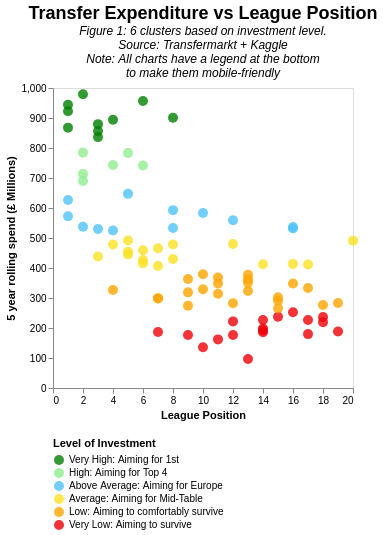

Express this chart as Vega-Lite.
### Vega-Lite specification from a JSON file in a GitHub repository (floating-point values rounded to 4 significant figures)
{"$schema": "https://vega.github.io/schema/vega-lite/v5.json", "data": {"values": [{"": "0", "season_id": "2018", "club": "AFC Bournemouth", "5year_spend": "226.52", "pl_seasonfinish": "14", "cluster_clubs": "5"}, {"": "1", "season_id": "2019", "club": "AFC Bournemouth", "5year_spend": "276.61", "pl_seasonfinish": "18", "cluster_clubs": "0"}, {"": "2", "season_id": "2022", "club": "AFC Bournemouth", "5year_spend": "186.05", "pl_seasonfinish": "14", "cluster_clubs": "5"}, {"": "3", "season_id": "2018", "club": "Arsenal FC", "5year_spend": "491.48", "pl_seasonfinish": "5", "cluster_clubs": "3"}, {"": "4", "season_id": "2019", "club": "Arsenal FC", "5year_spend": "533.3", "pl_seasonfinish": "8", "cluster_clubs": "2"}, {"": "5", "season_id": "2020", "club": "Arsenal FC", "5year_spend": "592.8", "pl_seasonfinish": "8", "cluster_clubs": "2"}, {"": "6", "season_id": "2021", "club": "Arsenal FC", "5year_spend": "647.2", "pl_seasonfinish": "5", "cluster_clubs": "2"}, {"": "7", "season_id": "2022", "club": "Arsenal FC", "5year_spend": "626.41", "pl_seasonfinish": "1", "cluster_clubs": "2"}, {"": "8", "season_id": "2019", "club": "Aston Villa", "5year_spend": "333.45", "pl_seasonfinish": "17", "cluster_clubs": "0"}, {"": "9", "season_id": "2020", "club": "Aston Villa", "5year_spend": "368.25", "pl_seasonfinish": "11", "cluster_clubs": "0"}, {"": "10", "season_id": "2021", "club": "Aston Villa", "5year_spend": "412.57", "pl_seasonfinish": "14", "cluster_clubs": "3"}, {"": "11", "season_id": "2022", "club": "Aston Villa", "5year_spend": "479.77", "pl_seasonfinish": "12", "cluster_clubs": "3"}, {"": "12", "season_id": "2021", "club": "Brentford FC", "5year_spend": "96.52", "pl_seasonfinish": "13", "cluster_clubs": "5"}, {"": "13", "season_id": "2022", "club": "Brentford FC", "5year_spend": "135.7", "pl_seasonfinish": "10", "cluster_clubs": "5"}, {"": "14", "season_id": "2018", "club": "Brighton & Hove Albion", "5year_spend": "179.64", "pl_seasonfinish": "17", "cluster_clubs": "5"}, {"": "15", "season_id": "2019", "club": "Brighton & Hove Albion", "5year_spend": "237.58", "pl_seasonfinish": "15", "cluster_clubs": "5"}, {"": "16", "season_id": "2020", "club": "Brighton & Hove Albion", "5year_spend": "252.61", "pl_seasonfinish": "16", "cluster_clubs": "5"}, {"": "17", "season_id": "2021", "club": "Brighton & Hove Albion", "5year_spend": "318.86", "pl_seasonfinish": "9", "cluster_clubs": "0"}, {"": "18", "season_id": "2022", "club": "Brighton & Hove Albion", "5year_spend": "298.09", "pl_seasonfinish": "7", "cluster_clubs": "0"}, {"": "19", "season_id": "2018", "club": "Chelsea FC", "5year_spend": "836.3", "pl_seasonfinish": "3", "cluster_clubs": "4"}, {"": "20", "season_id": "2019", "club": "Chelsea FC", "5year_spend": "743.6", "pl_seasonfinish": "4", "cluster_clubs": "1"}, {"": "21", "season_id": "2020", "club": "Chelsea FC", "5year_spend": "894.3", "pl_seasonfinish": "4", "cluster_clubs": "4"}, {"": "22", "season_id": "2021", "club": "Chelsea FC", "5year_spend": "879.5", "pl_seasonfinish": "3", "cluster_clubs": "4"}, {"": "23", "season_id": "2022", "club": "Chelsea FC", "5year_spend": "900.99", "pl_seasonfinish": "8", "cluster_clubs": "4"}, {"": "24", "season_id": "2018", "club": "Crystal Palace", "5year_spend": "222.02", "pl_seasonfinish": "12", "cluster_clubs": "5"}, {"": "25", "season_id": "2019", "club": "Crystal Palace", "5year_spend": "198.4", "pl_seasonfinish": "14", "cluster_clubs": "5"}, {"": "26", "season_id": "2020", "club": "Crystal Palace", "5year_spend": "192.0", "pl_seasonfinish": "14", "cluster_clubs": "5"}, {"": "27", "season_id": "2021", "club": "Crystal Palace", "5year_spend": "176.42", "pl_seasonfinish": "12", "cluster_clubs": "5"}, {"": "28", "season_id": "2022", "club": "Crystal Palace", "5year_spend": "162.07", "pl_seasonfinish": "11", "cluster_clubs": "5"}, {"": "29", "season_id": "2018", "club": "Everton FC", "5year_spend": "478.06", "pl_seasonfinish": "8", "cluster_clubs": "3"}, {"": "30", "season_id": "2019", "club": "Everton FC", "5year_spend": "558.9", "pl_seasonfinish": "12", "cluster_clubs": "2"}, {"": "31", "season_id": "2020", "club": "Everton FC", "5year_spend": "583.37", "pl_seasonfinish": "10", "cluster_clubs": "2"}, {"": "32", "season_id": "2021", "club": "Everton FC", "5year_spend": "536.87", "pl_seasonfinish": "16", "cluster_clubs": "2"}, {"": "33", "season_id": "2022", "club": "Everton FC", "5year_spend": "411.87", "pl_seasonfinish": "17", "cluster_clubs": "3"}, {"": "34", "season_id": "2018", "club": "Fulham FC", "5year_spend": "188.32", "pl_seasonfinish": "19", "cluster_clubs": "5"}, {"": "35", "season_id": "2020", "club": "Fulham FC", "5year_spend": "236.47", "pl_seasonfinish": "18", "cluster_clubs": "5"}, {"": "36", "season_id": "2022", "club": "Fulham FC", "5year_spend": "274.15", "pl_seasonfinish": "9", "cluster_clubs": "0"}, {"": "37", "season_id": "2020", "club": "Leeds United", "5year_spend": "176.5", "pl_seasonfinish": "9", "cluster_clubs": "5"}, {"": "38", "season_id": "2021", "club": "Leeds United", "5year_spend": "226.82", "pl_seasonfinish": "17", "cluster_clubs": "5"}, {"": "39", "season_id": "2022", "club": "Leeds United", "5year_spend": "302.73", "pl_seasonfinish": "15", "cluster_clubs": "0"}, {"": "40", "season_id": "2018", "club": "Leicester City", "5year_spend": "363.31", "pl_seasonfinish": "9", "cluster_clubs": "0"}, {"": "41", "season_id": "2019", "club": "Leicester City", "5year_spend": "444.75", "pl_seasonfinish": "5", "cluster_clubs": "3"}, {"": "42", "season_id": "2020", "club": "Leicester City", "5year_spend": "454.25", "pl_seasonfinish": "5", "cluster_clubs": "3"}, {"": "43", "season_id": "2021", "club": "Leicester City", "5year_spend": "429.75", "pl_seasonfinish": "8", "cluster_clubs": "3"}, {"": "44", "season_id": "2022", "club": "Leicester City", "5year_spend": "362.9", "pl_seasonfinish": "13", "cluster_clubs": "0"}, {"": "45", "season_id": "2018", "club": "Liverpool FC", "5year_spend": "713.68", "pl_seasonfinish": "2", "cluster_clubs": "1"}, {"": "46", "season_id": "2019", "club": "Liverpool FC", "5year_spend": "572.65", "pl_seasonfinish": "1", "cluster_clubs": "2"}, {"": "47", "season_id": "2020", "club": "Liverpool FC", "5year_spend": "530.2", "pl_seasonfinish": "3", "cluster_clubs": "2"}, {"": "48", "season_id": "2021", "club": "Liverpool FC", "5year_spend": "537.3", "pl_seasonfinish": "2", "cluster_clubs": "2"}, {"": "49", "season_id": "2022", "club": "Liverpool FC", "5year_spend": "458.95", "pl_seasonfinish": "6", "cluster_clubs": "3"}, {"": "50", "season_id": "2018", "club": "Manchester City", "5year_spend": "922.36", "pl_seasonfinish": "1", "cluster_clubs": "4"}, {"": "51", "season_id": "2019", "club": "Manchester City", "5year_spend": "979.08", "pl_seasonfinish": "2", "cluster_clubs": "4"}, {"": "52", "season_id": "2020", "club": "Manchester City", "5year_spend": "944.01", "pl_seasonfinish": "1", "cluster_clubs": "4"}, {"": "53", "season_id": "2021", "club": "Manchester City", "5year_spend": "867.91", "pl_seasonfinish": "1", "cluster_clubs": "4"}, {"": "54", "season_id": "2022", "club": "Manchester City", "5year_spend": "689.91", "pl_seasonfinish": "2", "cluster_clubs": "1"}, {"": "55", "season_id": "2018", "club": "Manchester United", "5year_spend": "956.95", "pl_seasonfinish": "6", "cluster_clubs": "4"}, {"": "56", "season_id": "2019", "club": "Manchester United", "5year_spend": "856.9", "pl_seasonfinish": "3", "cluster_clubs": "4"}, {"": "57", "season_id": "2020", "club": "Manchester United", "5year_spend": "784.7", "pl_seasonfinish": "2", "cluster_clubs": "1"}, {"": "58", "season_id": "2021", "club": "Manchester United", "5year_spend": "741.7", "pl_seasonfinish": "6", "cluster_clubs": "1"}, {"": "59", "season_id": "2022", "club": "Manchester United", "5year_spend": "783.62", "pl_seasonfinish": "5", "cluster_clubs": "1"}, {"": "60", "season_id": "2018", "club": "Newcastle United", "5year_spend": "323.43", "pl_seasonfinish": "13", "cluster_clubs": "0"}, {"": "61", "season_id": "2019", "club": "Newcastle United", "5year_spend": "351.31", "pl_seasonfinish": "13", "cluster_clubs": "0"}, {"": "62", "season_id": "2020", "club": "Newcastle United", "5year_spend": "282.4", "pl_seasonfinish": "12", "cluster_clubs": "0"}, {"": "63", "season_id": "2021", "club": "Newcastle United", "5year_spend": "348.65", "pl_seasonfinish": "11", "cluster_clubs": "0"}, {"": "64", "season_id": "2022", "club": "Newcastle United", "5year_spend": "438.5", "pl_seasonfinish": "3", "cluster_clubs": "3"}, {"": "65", "season_id": "2022", "club": "Nottingham Forest", "5year_spend": "219.51", "pl_seasonfinish": "18", "cluster_clubs": "5"}, {"": "66", "season_id": "2018", "club": "Southampton FC", "5year_spend": "348.5", "pl_seasonfinish": "16", "cluster_clubs": "0"}, {"": "67", "season_id": "2019", "club": "Southampton FC", "5year_spend": "314.0", "pl_seasonfinish": "11", "cluster_clubs": "0"}, {"": "68", "season_id": "2020", "club": "Southampton FC", "5year_spend": "291.2", "pl_seasonfinish": "15", "cluster_clubs": "0"}, {"": "69", "season_id": "2021", "club": "Southampton FC", "5year_spend": "265.4", "pl_seasonfinish": "15", "cluster_clubs": "0"}, {"": "70", "season_id": "2022", "club": "Southampton FC", "5year_spend": "283.55", "pl_seasonfinish": "19", "cluster_clubs": "0"}, {"": "71", "season_id": "2018", "club": "Tottenham Hotspur", "5year_spend": "326.48", "pl_seasonfinish": "4", "cluster_clubs": "0"}, {"": "72", "season_id": "2019", "club": "Tottenham Hotspur", "5year_spend": "426.5", "pl_seasonfinish": "6", "cluster_clubs": "3"}, {"": "73", "season_id": "2020", "club": "Tottenham Hotspur", "5year_spend": "466.0", "pl_seasonfinish": "7", "cluster_clubs": "3"}, {"": "74", "season_id": "2021", "club": "Tottenham Hotspur", "5year_spend": "478.4", "pl_seasonfinish": "4", "cluster_clubs": "3"}, {"": "75", "season_id": "2022", "club": "Tottenham Hotspur", "5year_spend": "524.8", "pl_seasonfinish": "4", "cluster_clubs": "2"}, {"": "76", "season_id": "2018", "club": "West Ham United", "5year_spend": "329.05", "pl_seasonfinish": "10", "cluster_clubs": "0"}, {"": "77", "season_id": "2019", "club": "West Ham United", "5year_spend": "413.7", "pl_seasonfinish": "16", "cluster_clubs": "3"}, {"": "78", "season_id": "2020", "club": "West Ham United", "5year_spend": "415.7", "pl_seasonfinish": "6", "cluster_clubs": "3"}, {"": "79", "season_id": "2021", "club": "West Ham United", "5year_spend": "406.7", "pl_seasonfinish": "7", "cluster_clubs": "3"}, {"": "80", "season_id": "2022", "club": "West Ham United", "5year_spend": "531.9", "pl_seasonfinish": "16", "cluster_clubs": "2"}, {"": "81", "season_id": "2018", "club": "Wolverhampton Wanderers", "5year_spend": "186.65", "pl_seasonfinish": "7", "cluster_clubs": "5"}, {"": "82", "season_id": "2019", "club": "Wolverhampton Wanderers", "5year_spend": "299.5", "pl_seasonfinish": "7", "cluster_clubs": "0"}, {"": "83", "season_id": "2020", "club": "Wolverhampton Wanderers", "5year_spend": "377.75", "pl_seasonfinish": "13", "cluster_clubs": "0"}, {"": "84", "season_id": "2021", "club": "Wolverhampton Wanderers", "5year_spend": "379.25", "pl_seasonfinish": "10", "cluster_clubs": "0"}, {"": "85", "season_id": "2022", "club": "Wolverhampton Wanderers", "5year_spend": "491.24", "pl_seasonfinish": "20", "cluster_clubs": "3"}]}, "height": 300, "title": {"text": "Transfer Expenditure vs League Position", "fontSize": 18, "subtitle": ["Figure 1: 6 clusters based on investment level.", "Source: Transfermarkt + Kaggle", "Note: All charts have a legend at the bottom", "to make them mobile-friendly"], "subtitleFontStyle": "italic", "subtitleFontSize": 12, "color": "black"}, "mark": {"type": "point", "filled": true, "size": 100, "opacity": 0.8}, "encoding": {"x": {"field": "pl_seasonfinish", "title": "League Position", "type": "quantitative", "scale": {"zero": false}, "axis": {"grid": false}}, "y": {"field": "5year_spend", "title": "5 year rolling spend (£ Millions)", "type": "quantitative", "scale": {"zero": false}, "axis": {"grid": false}}, "tooltip": [{"field": "club", "type": "nominal", "title": "Team"}, {"field": "season_id", "type": "nominal", "title": "Season"}, {"field": "5year_spend", "type": "nominal", "title": "5 year spend (£ Millions)"}, {"field": "pl_seasonfinish", "type": "quantitative", "title": "League Position"}], "color": {"field": "cluster_clubs", "title": "Level of Investment", "type": "nominal", "legend": {"orient": "bottom", "columns": 1, "fillColor": "#FfFfFf", "labelExpr": "{'0': 'Low: Aiming to comfortably survive', '2': 'Above Average: Aiming for Europe', '1': 'High: Aiming for Top 4', '3': 'Average: Aiming for Mid-Table','4': 'Very High: Aiming for 1st','5': 'Very Low: Aiming to survive'}[datum.label]"}, "scale": {"domain": ["4", "1", "2", "3", "0", "5"], "range": ["green", "#90EE90", "#4fc3f7", "#FBE122", "orange", "#EF0107"]}}}}
